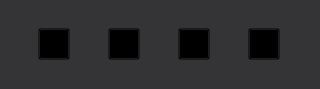
<?xml version="1.0" encoding="UTF-8"?>
<ui version="4.0">
 <class>ButtonWidget</class>
 <widget class="QWidget" name="ButtonWidget">
  <property name="geometry">
   <rect>
    <x>0</x>
    <y>0</y>
    <width>320</width>
    <height>89</height>
   </rect>
  </property>
  <property name="windowTitle">
   <string/>
  </property>
  <property name="styleSheet">
   <string notr="true">background-color: rgb(170, 170, 127);</string>
  </property>
  <layout class="QVBoxLayout" name="verticalLayout_2">
   <property name="spacing">
    <number>0</number>
   </property>
   <property name="leftMargin">
    <number>0</number>
   </property>
   <property name="topMargin">
    <number>0</number>
   </property>
   <property name="rightMargin">
    <number>0</number>
   </property>
   <property name="bottomMargin">
    <number>0</number>
   </property>
   <item>
    <widget class="QWidget" name="centralWidget" native="true">
     <property name="styleSheet">
      <string notr="true">background-color: rgb(52, 52, 54);</string>
     </property>
     <layout class="QHBoxLayout" name="horizontalLayout">
      <property name="spacing">
       <number>0</number>
      </property>
      <property name="leftMargin">
       <number>0</number>
      </property>
      <property name="topMargin">
       <number>0</number>
      </property>
      <property name="rightMargin">
       <number>0</number>
      </property>
      <property name="bottomMargin">
       <number>0</number>
      </property>
      <item>
       <widget class="QPushButton" name="btn_min">
        <property name="sizePolicy">
         <sizepolicy hsizetype="Preferred" vsizetype="Preferred">
          <horstretch>0</horstretch>
          <verstretch>0</verstretch>
         </sizepolicy>
        </property>
        <property name="maximumSize">
         <size>
          <width>32</width>
          <height>32</height>
         </size>
        </property>
        <property name="styleSheet">
         <string notr="true">QPushButton{border-image: url(&quot;:/images/default_100_precent/min.png&quot;);background-color: transparent;}QPushButton:hover{border-image: url(&quot;:/images/default_100_precent/min_hover.png&quot;);background-color: transparent;}QPushButton:pressed{border-image: url(&quot;:/images/default_100_precent/min_pressed.png&quot;);background-color: transparent;}</string>
        </property>
        <property name="text">
         <string/>
        </property>
        <attribute name="buttonGroup">
         <string notr="true">buttonGroup</string>
        </attribute>
       </widget>
      </item>
      <item>
       <widget class="QPushButton" name="btn_restore">
        <property name="sizePolicy">
         <sizepolicy hsizetype="Preferred" vsizetype="Preferred">
          <horstretch>0</horstretch>
          <verstretch>0</verstretch>
         </sizepolicy>
        </property>
        <property name="maximumSize">
         <size>
          <width>32</width>
          <height>32</height>
         </size>
        </property>
        <property name="mouseTracking">
         <bool>true</bool>
        </property>
        <property name="styleSheet">
         <string notr="true">QPushButton{border-image: url(&quot;:/images/default_100_precent/restore.png&quot;);background-color: transparent;}QPushButton:hover{border-image: url(&quot;:/images/default_100_precent/restore_hover.png&quot;);background-color: transparent;}QPushButton:pressed{border-image: url(&quot;:/images/default_100_precent/restore_pressed.png&quot;);background-color: transparent;}</string>
        </property>
        <property name="text">
         <string/>
        </property>
        <attribute name="buttonGroup">
         <string notr="true">buttonGroup</string>
        </attribute>
       </widget>
      </item>
      <item>
       <widget class="QPushButton" name="btn_max">
        <property name="sizePolicy">
         <sizepolicy hsizetype="Preferred" vsizetype="Preferred">
          <horstretch>0</horstretch>
          <verstretch>0</verstretch>
         </sizepolicy>
        </property>
        <property name="maximumSize">
         <size>
          <width>32</width>
          <height>32</height>
         </size>
        </property>
        <property name="mouseTracking">
         <bool>true</bool>
        </property>
        <property name="styleSheet">
         <string notr="true">QPushButton{border-image: url(&quot;:/images/default_100_precent/max.png&quot;);background-color: transparent;}
QPushButton:hover{border-image: url(&quot;:/images/default_100_precent/max_hover.png&quot;);background-color: transparent;}
QPushButton:pressed{border-image: url(&quot;:/images/default_100_precent/max_pressed.png&quot;);background-color: transparent;}</string>
        </property>
        <property name="text">
         <string/>
        </property>
        <attribute name="buttonGroup">
         <string notr="true">buttonGroup</string>
        </attribute>
       </widget>
      </item>
      <item>
       <widget class="QPushButton" name="btn_close">
        <property name="sizePolicy">
         <sizepolicy hsizetype="Preferred" vsizetype="Preferred">
          <horstretch>0</horstretch>
          <verstretch>0</verstretch>
         </sizepolicy>
        </property>
        <property name="maximumSize">
         <size>
          <width>32</width>
          <height>32</height>
         </size>
        </property>
        <property name="styleSheet">
         <string notr="true">QPushButton{border-image: url(&quot;:/images/default_100_precent/close.png&quot;);background-color: transparent;}QPushButton:hover{border-image: url(&quot;:/images/default_100_precent/close_hover.png&quot;);background-color: transparent;}QPushButton:pressed{border-image: url(&quot;:/images/default_100_precent/close_pressed.png&quot;);background-color: transparent;}</string>
        </property>
        <property name="text">
         <string/>
        </property>
        <attribute name="buttonGroup">
         <string notr="true">buttonGroup</string>
        </attribute>
       </widget>
      </item>
     </layout>
    </widget>
   </item>
  </layout>
 </widget>
 <resources>
  <include location="resource/resource.qrc"/>
 </resources>
 <connections/>
 <buttongroups>
  <buttongroup name="buttonGroup"/>
 </buttongroups>
</ui>
